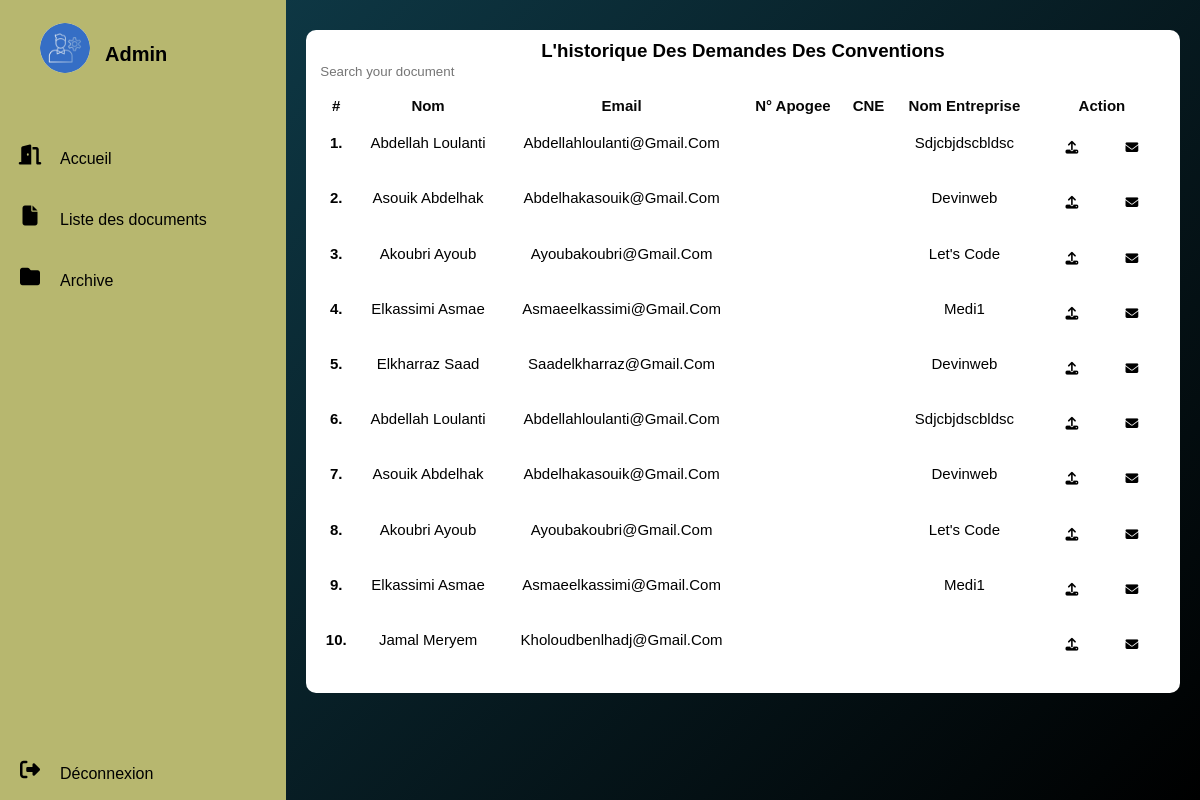
The page /pj_1/historique_convention.php on the database its author committed.
### tables this page shows
CREATE TABLE `archive_conv` (
  `id` int(11) NOT NULL,
  `nom` varchar(30) NOT NULL,
  `prenom` varchar(50) NOT NULL,
  `filiere` varchar(20) NOT NULL,
  `email` varchar(100) NOT NULL,
  `apoge` varchar(30) NOT NULL,
  `cne` varchar(30) NOT NULL,
  `nom_entreprise` varchar(100) NOT NULL,
  `adress_entreprise` varchar(100) NOT NULL,
  `telephone` int(30) NOT NULL,
  `telecopie` int(30) NOT NULL,
  `nature` varchar(100) NOT NULL,
  `nom_representant` varchar(100) NOT NULL
);

### pj_1/historique_convention.php (the view, shortened to what this page needs)
<?php
require("connection.php");
?>
<!DOCTYPE html>
<html lang="en">
<head>
    <link rel="stylesheet" href="styleprofil.css">
 </head>
<body>
<div class="container">
  <nav>
    <ul>
      <div class="sm">
        <li>
            <a href="index.php" class="logo" >
            <img src="img/n.jpg">
            <span class="nav-iten">Admin</span>
        </a>
    </li>
    <li>
      <a href="index.php">
        <i class="fas fa-door-open"></i>
      <span class="nav-item">Accueil</span>
      </a>
  </li>
    <li class="lin">
         <i class="fas fa-file"></i> <input  onclick="setvisibility('sous','table') ;setvisibility('sous1','none');"type="button" class="nav-item" value="Liste des documents">
      </li>
    </ul>
  </div>
    <li class="lin">
      <i class="fas fa-folder"></i>
    </i> <input   onclick="setvisibility('sous1','table') ;setvisibility('sous','none');"type="button" class="nav-item" value="Archive">
</li>
 <li>
  <a href="index.html" class="logout" >
      <i class="fas fa-sign-out-alt"></i>
  <span class="nav-item">Déconnexion</span>
  </a>
</li>
    <section class="main">
      <section class="Utilisateurs">
          <div class="users-list">
            <h1>l'historique des demandes des conventions</h1>
            <table class="table" id="my-table">
            <input  type="search" placeholder="Search your document" id="search-input">
              <thead>
                <tr>
                  <th>#</th>
                  <th>nom</th>
                  <th>email </th>
                  <th  >N° apogee</th>
                  <th  scope="col">CNE</th>
                  <th>nom entreprise</th>
                  <th>action</th>
                </tr>
              </thead>
              <tbody>
              <?php
$query="SELECT * FROM `archive_conv` ";
$result=mysqli_query($con,$query);
$i=1;
while($row=mysqli_fetch_assoc($result)){
  ?>
  <tr>
    <th scope="row"><?=$i++?>.</th>
    <td><?=$row['nom']?>  <?=$row['prenom']?></td>
    <td><?=$row['email']?></td>
    <td><?=$row['apoge']?></td>
    <td><?=$row['cne']?></td>
    <td><?=$row['nom_entreprise']?></td>
    <td>
      <div class="icone">
      <a target="_blank" href="print-conv-arc.php?id=<?=$row['id']?>"><i class="fas fa-upload"></i></a>
      <a target="_blank" href="print-conv-arc-e.php?id=<?=$row['id']?>"><i class="fas fa-envelope"></i></a>
</div>
    </td>
  </tr>
 <?php } ?>
 </tbody>
 </table>
</div>
</body>
</html>

### pj_1/styleprofil.css (style rules this page uses)
* { margin: 0; padding: 0; box-sizing: border-box; text-decoration: none; border: none; outline: none; font-family: "Poppings",sans-serif; }
body { background: linear-gradient(-45deg,rgb(0, 0, 0) , rgb(16, 64, 79) ); }
nav { position: sticky; top: 0; bottom: 0; height: 100vh; width: 340px; left: 0; background: rgb(183, 183, 111); transition: 1s; }
.logo { text-align: center; display: flex; margin: 13px 0 0 30px; padding-bottom: 3rem; }
.logo img { width: 50px; height: 50px; border-radius: 50%; }
.logo span { padding: 10px; font-weight: bold; font-size: 20px; margin-top: 10px; padding-left: 15px; }
a { position: relative; width: 100%; font-size: 20px; color: black; display: table; padding: 10px; }
nav .fas { position: relative; width: 40px; height: 40px; top: 10px; text-align: center; }
.nav-item { position: relative; top: 12px; margin-left: 10px; cursor: pointer; display: inline-flex; font-size: 1rem; border: none; outline: none; background-color:transparent ; }
.logout { position: absolute; bottom: 0; }
.container { display: flex; }
.main { position: relative; padding: 20px; width: 90%; }
.Utilisateurs { margin-top: 10px; text-transform: capitalize; }
.users-list { width: 100%; padding: 10px; margin-top: 10px; background: white; border-radius: 10px; }
.users-list h1 { text-align: center; }
.table { min-width: 100%; margin: 15px 0; font-size: 15px; border-radius: 5px 5px 0 0; }
table thead tr { color:rgb(7, 7, 7); background: white; text-align: left; font-weight: bold; }
.table th, .table td { padding: 0.1px 6px; text-align: center; }
.table tbody tr:nth-of-type(odd) { background: white; }
.icone { padding-top: 5%; display: flex; justify-content: center; align-items: center; }
.icone .fas { cursor: pointer; font-size: 0.8rem; display: inline-flex; padding: 0rem 0.5rem; }
.lin { position: relative; width: 100%; font-size: 20px; color: black; display: table; padding: 10px; }

### rows shown on the page
archive_conv: nom "Abdellah", prenom "Loulanti", email "Abdellahloulanti@gmail.com", nom_entreprise "Sdjcbjdscbldsc"
archive_conv: nom "Asouik", prenom "Abdelhak", email "Abdelhakasouik@gmail.com", nom_entreprise "Devinweb"
archive_conv: nom "Akoubri", prenom "Ayoub", email "Ayoubakoubri@gmail.com", nom_entreprise "Let's Code"
archive_conv: nom "Elkassimi", prenom "Asmae", email "Asmaeelkassimi@gmail.com", nom_entreprise "Medi1"
archive_conv: nom "Elkharraz", prenom "Saad", email "Saadelkharraz@gmail.com", nom_entreprise "Devinweb"
archive_conv: nom "Abdellah", prenom "Loulanti", email "Abdellahloulanti@gmail.com", nom_entreprise "Sdjcbjdscbldsc"
archive_conv: nom "Asouik", prenom "Abdelhak", email "Abdelhakasouik@gmail.com", nom_entreprise "Devinweb"
archive_conv: nom "Akoubri", prenom "Ayoub", email "Ayoubakoubri@gmail.com", nom_entreprise "Let's Code"
archive_conv: nom "Elkassimi", prenom "Asmae", email "Asmaeelkassimi@gmail.com", nom_entreprise "Medi1"
archive_conv: nom "Jamal", prenom "Meryem", email "Kholoudbenlhadj@gmail.com"
